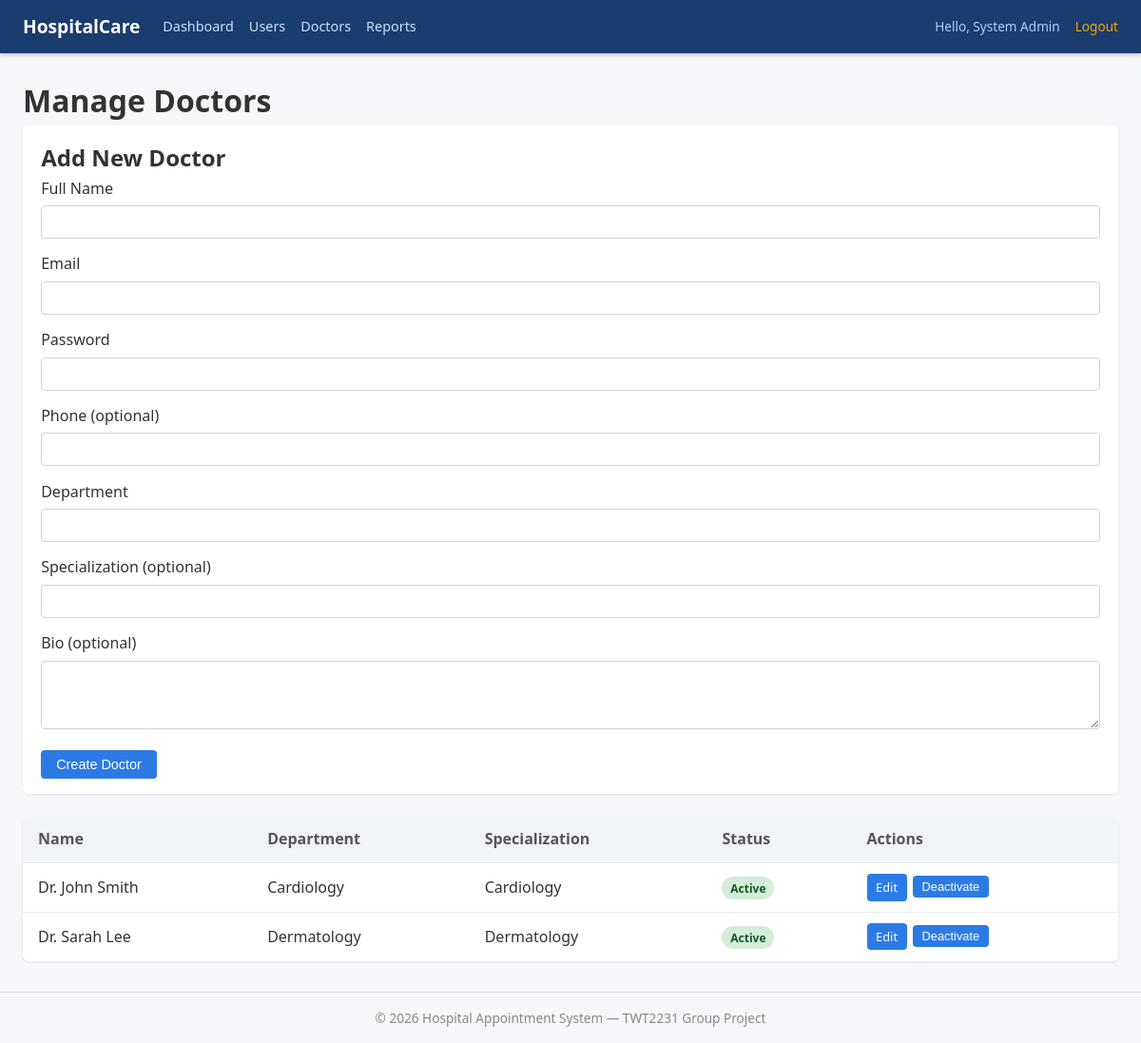
Page /pages/admin/doctors.php (signed in) on the committed database.
### tables this page shows
CREATE TABLE doctors (
    id             INT UNSIGNED     NOT NULL AUTO_INCREMENT,
    user_id        INT UNSIGNED     NOT NULL,
    specialization VARCHAR(100)     NULL,
    department     VARCHAR(100)     NULL,
    bio            TEXT             NULL,
    PRIMARY KEY (id),
    UNIQUE KEY uq_doctors_user (user_id),
    CONSTRAINT fk_doctors_user FOREIGN KEY (user_id) REFERENCES users (id) ON DELETE CASCADE,
    KEY idx_doctors_dept (department)
);

CREATE TABLE users (
    id            INT UNSIGNED     NOT NULL AUTO_INCREMENT,
    role          ENUM('admin','doctor','patient','receptionist') NOT NULL,
    email         VARCHAR(255)     NOT NULL,
    password_hash VARCHAR(255)     NOT NULL,
    full_name     VARCHAR(100)     NOT NULL,
    phone         VARCHAR(20)      NULL,
    status        ENUM('active','inactive') NOT NULL DEFAULT 'active',
    created_at    DATETIME         NOT NULL DEFAULT CURRENT_TIMESTAMP,
    PRIMARY KEY (id),
    UNIQUE KEY uq_users_email (email)
);

### config/Database.php (called while the page is built, shortened)
<?php
class Database
{
    private static ?PDO $instance = null;
    public static function getInstance(): PDO
    {
        if (self::$instance === null) {
            $dsn = 'mysql:host=' . DB_HOST . ';dbname=' . DB_NAME . ';charset=utf8mb4';
            self::$instance = new PDO($dsn, DB_USER, DB_PASS, [
                PDO::ATTR_ERRMODE            => PDO::ERRMODE_EXCEPTION,
                PDO::ATTR_DEFAULT_FETCH_MODE => PDO::FETCH_ASSOC,
                PDO::ATTR_EMULATE_PREPARES   => false,
            ]);
        }
        return self::$instance;
    }
}

### classes/Doctor.php (called while the page is built, shortened)
<?php
require_once __DIR__ . '/../config/Database.php';
class Doctor
{
    private PDO $pdo;
    public function __construct()
    {
        $this->pdo = Database::getInstance();
    }
    public function findAllForAdmin(): array
    {
        try {
            $stmt = $this->pdo->query(
                'SELECT d.*, u.full_name, u.email, u.phone, u.status
                 FROM doctors d JOIN users u ON u.id = d.user_id
                 ORDER BY u.full_name'
            );
            return $stmt->fetchAll();
        } catch (PDOException $e) {
            error_log('Doctor::findAllForAdmin error: ' . $e->getMessage());
            return [];
        }
    }
}

### pages/admin/doctors.php (the view, shortened to what this page needs)
<?php
require_once '../../config/Database.php';
require_once '../../classes/Auth.php';
require_once '../../classes/Doctor.php';
$doctorModel = new Doctor();
$doctors     = $doctorModel->findAllForAdmin();
require_once '../../includes/header.php';
?>
<h1>Manage Doctors</h1>
<section class="info-card">
    <h2>Add New Doctor</h2>
    <form method="POST" id="create-doctor-form" novalidate>
        <div class="form-group">
            <label for="full_name">Full Name</label>
            <input type="text" name="full_name" id="full_name" data-required maxlength="100">
        </div>
        <div class="form-group">
            <label for="email">Email</label>
            <input type="email" name="email" id="email" data-required maxlength="255">
        </div>
        <div class="form-group">
            <label for="password">Password</label>
            <input type="password" name="password" id="password" data-required data-min-length="8" autocomplete="new-password">
        </div>
        <div class="form-group">
            <label for="phone">Phone (optional)</label>
            <input type="text" name="phone" id="phone" maxlength="20">
        </div>
        <div class="form-group">
            <label for="department">Department</label>
            <input type="text" name="department" id="department" data-required list="department-list" maxlength="100">
        </div>
        <div class="form-group">
            <label for="specialization">Specialization (optional)</label>
            <input type="text" name="specialization" id="specialization" maxlength="100">
        </div>
        <div class="form-group">
            <label for="bio">Bio (optional)</label>
            <textarea name="bio" id="bio" rows="3"></textarea>
        </div>
        <button type="submit" class="btn">Create Doctor</button>
    </form>
</section>
<section class="report-section">
    <table class="data-table">
        <thead>
            <tr>
                <th>Name</th><th>Department</th><th>Specialization</th><th>Status</th><th>Actions</th>
            </tr>
        </thead>
        <tbody>
            <?php if (empty($doctors)): ?>
                <tr><td colspan="5">No doctors found.</td></tr>
            <?php else: ?>
                <?php foreach ($doctors as $doc): ?>
                <tr>
                    <td><?= htmlspecialchars($doc['full_name']) ?></td>
                    <td><?= htmlspecialchars($doc['department'] ?? '—') ?></td>
                    <td><?= htmlspecialchars($doc['specialization'] ?? '—') ?></td>
                    <td>
                        <span class="badge badge--<?= $doc['status'] === 'active' ? 'active' : 'inactive' ?>">
                            <?= htmlspecialchars($doc['status']) ?>
                        </span>
                    </td>
                    <td class="actions">
                        <details class="inline-edit">
                            <summary class="btn btn--small">Edit</summary>
                        </details>
                        <form method="POST" class="inline-form">
                            <button type="submit" class="btn btn--small">
                                <?= $doc['status'] === 'active' ? 'Deactivate' : 'Activate' ?>
                            </button>
                        </form>
                    </td>
                </tr>
                <?php endforeach; ?>
            <?php endif; ?>
        </tbody>
    </table>
</section>
<?php require_once '../../includes/footer.php'; ?>

### assets/css/style.css (style rules this page uses)
﻿ *, *::before, *::after { box-sizing: border-box; margin: 0; padding: 0; }
body { font-family: 'Segoe UI', Arial, sans-serif; background: #f5f7fa; color: #333; line-height: 1.6; }
.btn { display: inline-block; padding: .45rem 1rem; background: #2c7be5; color: #fff; border: none; border-radius: 4px; cursor: pointer; font-size: .9rem; transition: background .2s; }
.data-table { width: 100%; border-collapse: collapse; background: #fff; border-radius: 6px; overflow: hidden; box-shadow: 0 1px 3px rgba(0,0,0,.1); }
.data-table th, .data-table td { padding: .7rem 1rem; text-align: left; border-bottom: 1px solid #e8ecf0; }
.data-table th { background: #f0f4f8; font-weight: 600; color: #555; }
.data-table tr:last-child td { border-bottom: none; }
.info-card, .record-card, .doctor-card { background: #fff; border-radius: 6px; padding: 1rem 1.2rem; margin-bottom: 1rem; box-shadow: 0 1px 3px rgba(0,0,0,.08); }
.form-group { margin-bottom: .9rem; }
.form-group label { display: block; font-weight: 500; margin-bottom: .3rem; }
.form-group input, .form-group select, .form-group textarea { width: 100%; padding: .5rem .75rem; border: 1px solid #ced4da; border-radius: 4px; font-size: .95rem; }
.report-section { margin: 1.5rem 0; }
.badge { display: inline-block; padding: .15rem .55rem; border-radius: 999px; font-size: .75rem; font-weight: 600; text-transform: capitalize; }
.badge--active { background: #d4edda; color: #155724; }
.actions { display: flex; flex-wrap: wrap; gap: .4rem; align-items: flex-start; }
.inline-form { display: inline; margin: 0; }
.btn--small { padding: .25rem .6rem; font-size: .8rem; }
.inline-edit { display: inline-block; }
.inline-edit > summary { list-style: none; display: inline-block; }

### rows in the picture
doctors: user.full_name "Dr. John Smith", department "Cardiology", specialization "Cardiology", user.status "Active"
doctors: user.full_name "Dr. Sarah Lee", department "Dermatology", specialization "Dermatology", user.status "Active"

### other values in the picture
$_SESSION['name'] "System Admin"
